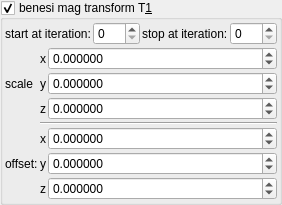
    <widget class="MyGroupBox" name="groupCheck_transf_benesi_T1_enabled_false">
     <property name="toolTip">
      <string/>
     </property>
     <property name="title">
      <string>benesi mag transform T&amp;1</string>
     </property>
     <property name="checkable">
      <bool>true</bool>
     </property>
     <layout class="QVBoxLayout" name="verticalLayout_29" stretch="0,0">
      <property name="spacing">
       <number>2</number>
      </property>
      <property name="leftMargin">
       <number>2</number>
      </property>
      <property name="topMargin">
       <number>2</number>
      </property>
      <property name="rightMargin">
       <number>2</number>
      </property>
      <property name="bottomMargin">
       <number>2</number>
      </property>
      <item>
       <layout class="QHBoxLayout" name="horizontalLayout_22" stretch="0,1,0,1">
        <item>
         <widget class="QLabel" name="label_104">
          <property name="text">
           <string>start at iteration:</string>
          </property>
         </widget>
        </item>
        <item>
         <widget class="MySpinBox" name="spinboxInt_transf_start_iterations">
          <property name="sizePolicy">
           <sizepolicy hsizetype="Minimum" vsizetype="Maximum">
            <horstretch>0</horstretch>
            <verstretch>0</verstretch>
           </sizepolicy>
          </property>
          <property name="minimum">
           <number>0</number>
          </property>
          <property name="maximum">
           <number>999</number>
          </property>
          <property name="value">
           <number>0</number>
          </property>
         </widget>
        </item>
        <item>
         <widget class="QLabel" name="label_75">
          <property name="text">
           <string>stop at iteration:</string>
          </property>
         </widget>
        </item>
        <item>
         <widget class="MySpinBox" name="spinboxInt_transf_stop_iterationsT_1">
          <property name="sizePolicy">
           <sizepolicy hsizetype="Preferred" vsizetype="Maximum">
            <horstretch>0</horstretch>
            <verstretch>0</verstretch>
           </sizepolicy>
          </property>
          <property name="maximum">
           <number>999</number>
          </property>
         </widget>
        </item>
       </layout>
      </item>
      <item>
       <layout class="QGridLayout" name="gridLayout_63" columnstretch="0,0,1">
        <property name="spacing">
         <number>2</number>
        </property>
        <item row="2" column="1">
         <widget class="QLabel" name="label_128">
          <property name="sizePolicy">
           <sizepolicy hsizetype="Preferred" vsizetype="Preferred">
            <horstretch>0</horstretch>
            <verstretch>0</verstretch>
           </sizepolicy>
          </property>
          <property name="text">
           <string notr="true">z</string>
          </property>
          <property name="alignment">
           <set>Qt::AlignRight|Qt::AlignTrailing|Qt::AlignVCenter</set>
          </property>
         </widget>
        </item>
        <item row="1" column="2">
         <widget class="MyDoubleSpinBox" name="spinbox3_transf_scale3D_222_y">
          <property name="sizePolicy">
           <sizepolicy hsizetype="Minimum" vsizetype="Maximum">
            <horstretch>0</horstretch>
            <verstretch>0</verstretch>
           </sizepolicy>
          </property>
          <property name="prefix">
           <string/>
          </property>
          <property name="suffix">
           <string/>
          </property>
          <property name="decimals">
           <number>6</number>
          </property>
          <property name="minimum">
           <double>-99.989999999999995</double>
          </property>
          <property name="maximum">
           <double>99.989999999999995</double>
          </property>
          <property name="singleStep">
           <double>0.100000000000000</double>
          </property>
         </widget>
        </item>
        <item row="4" column="1">
         <widget class="QLabel" name="label_118">
          <property name="sizePolicy">
           <sizepolicy hsizetype="Preferred" vsizetype="Preferred">
            <horstretch>0</horstretch>
            <verstretch>0</verstretch>
           </sizepolicy>
          </property>
          <property name="text">
           <string notr="true">x</string>
          </property>
          <property name="alignment">
           <set>Qt::AlignRight|Qt::AlignTrailing|Qt::AlignVCenter</set>
          </property>
         </widget>
        </item>
        <item row="6" column="2">
         <widget class="MyDoubleSpinBox" name="spinbox3_transf_offset_200_z">
          <property name="sizePolicy">
           <sizepolicy hsizetype="Minimum" vsizetype="Maximum">
            <horstretch>0</horstretch>
            <verstretch>0</verstretch>
           </sizepolicy>
          </property>
          <property name="prefix">
           <string/>
          </property>
          <property name="suffix">
           <string/>
          </property>
          <property name="decimals">
           <number>6</number>
          </property>
          <property name="minimum">
           <double>-99.989999999999995</double>
          </property>
          <property name="maximum">
           <double>99.989999999999995</double>
          </property>
          <property name="singleStep">
           <double>0.100000000000000</double>
          </property>
         </widget>
        </item>
        <item row="0" column="2">
         <widget class="MyDoubleSpinBox" name="spinbox3_transf_scale3D_222_x">
          <property name="sizePolicy">
           <sizepolicy hsizetype="Minimum" vsizetype="Maximum">
            <horstretch>0</horstretch>
            <verstretch>0</verstretch>
           </sizepolicy>
          </property>
          <property name="prefix">
           <string/>
          </property>
          <property name="suffix">
           <string/>
          </property>
          <property name="decimals">
           <number>6</number>
          </property>
          <property name="minimum">
           <double>-99.989999999999995</double>
          </property>
          <property name="maximum">
           <double>99.989999999999995</double>
          </property>
          <property name="singleStep">
           <double>0.100000000000000</double>
          </property>
         </widget>
        </item>
        <item row="1" column="1">
         <widget class="QLabel" name="label_127">
          <property name="sizePolicy">
           <sizepolicy hsizetype="Preferred" vsizetype="Preferred">
            <horstretch>0</horstretch>
            <verstretch>0</verstretch>
           </sizepolicy>
          </property>
          <property name="text">
           <string notr="true">y</string>
          </property>
          <property name="alignment">
           <set>Qt::AlignRight|Qt::AlignTrailing|Qt::AlignVCenter</set>
          </property>
         </widget>
        </item>
        <item row="1" column="0">
         <widget class="QLabel" name="label_258">
          <property name="text">
           <string>scale</string>
          </property>
         </widget>
        </item>
        <item row="2" column="2">
         <widget class="MyDoubleSpinBox" name="spinbox3_transf_scale3D_222_z">
          <property name="sizePolicy">
           <sizepolicy hsizetype="Minimum" vsizetype="Maximum">
            <horstretch>0</horstretch>
            <verstretch>0</verstretch>
           </sizepolicy>
          </property>
          <property name="prefix">
           <string/>
          </property>
          <property name="suffix">
           <string/>
          </property>
          <property name="decimals">
           <number>6</number>
          </property>
          <property name="minimum">
           <double>-99.989999999999995</double>
          </property>
          <property name="maximum">
           <double>99.989999999999995</double>
          </property>
          <property name="singleStep">
           <double>0.100000000000000</double>
          </property>
         </widget>
        </item>
        <item row="5" column="0">
         <widget class="QLabel" name="label_259">
          <property name="text">
           <string>offset:</string>
          </property>
         </widget>
        </item>
        <item row="5" column="1">
         <widget class="QLabel" name="label_119">
          <property name="sizePolicy">
           <sizepolicy hsizetype="Preferred" vsizetype="Preferred">
            <horstretch>0</horstretch>
            <verstretch>0</verstretch>
           </sizepolicy>
          </property>
          <property name="text">
           <string notr="true">y</string>
          </property>
          <property name="alignment">
           <set>Qt::AlignRight|Qt::AlignTrailing|Qt::AlignVCenter</set>
          </property>
         </widget>
        </item>
        <item row="0" column="1">
         <widget class="QLabel" name="label_126">
          <property name="sizePolicy">
           <sizepolicy hsizetype="Preferred" vsizetype="Preferred">
            <horstretch>0</horstretch>
            <verstretch>0</verstretch>
           </sizepolicy>
          </property>
          <property name="text">
           <string notr="true">x</string>
          </property>
          <property name="alignment">
           <set>Qt::AlignRight|Qt::AlignTrailing|Qt::AlignVCenter</set>
          </property>
         </widget>
        </item>
        <item row="5" column="2">
         <widget class="MyDoubleSpinBox" name="spinbox3_transf_offset_200_y">
          <property name="sizePolicy">
           <sizepolicy hsizetype="Minimum" vsizetype="Maximum">
            <horstretch>0</horstretch>
            <verstretch>0</verstretch>
           </sizepolicy>
          </property>
          <property name="prefix">
           <string/>
          </property>
          <property name="suffix">
           <string/>
          </property>
          <property name="decimals">
           <number>6</number>
          </property>
          <property name="minimum">
           <double>-99.989999999999995</double>
          </property>
          <property name="maximum">
           <double>99.989999999999995</double>
          </property>
          <property name="singleStep">
           <double>0.100000000000000</double>
          </property>
         </widget>
        </item>
        <item row="6" column="1">
         <widget class="QLabel" name="label_125">
          <property name="sizePolicy">
           <sizepolicy hsizetype="Preferred" vsizetype="Preferred">
            <horstretch>0</horstretch>
            <verstretch>0</verstretch>
           </sizepolicy>
          </property>
          <property name="text">
           <string notr="true">z</string>
          </property>
          <property name="alignment">
           <set>Qt::AlignRight|Qt::AlignTrailing|Qt::AlignVCenter</set>
          </property>
         </widget>
        </item>
        <item row="4" column="2">
         <widget class="MyDoubleSpinBox" name="spinbox3_transf_offset_200_x">
          <property name="sizePolicy">
           <sizepolicy hsizetype="Minimum" vsizetype="Maximum">
            <horstretch>0</horstretch>
            <verstretch>0</verstretch>
           </sizepolicy>
          </property>
          <property name="prefix">
           <string/>
          </property>
          <property name="suffix">
           <string/>
          </property>
          <property name="decimals">
           <number>6</number>
          </property>
          <property name="minimum">
           <double>-99.989999999999995</double>
          </property>
          <property name="maximum">
           <double>99.989999999999995</double>
          </property>
          <property name="singleStep">
           <double>0.100000000000000</double>
          </property>
         </widget>
        </item>
        <item row="3" column="1" colspan="2">
         <widget class="Line" name="line_53">
          <property name="orientation">
           <enum>Qt::Horizontal</enum>
          </property>
         </widget>
        </item>
       </layout>
      </item>
     </layout>
    </widget>
